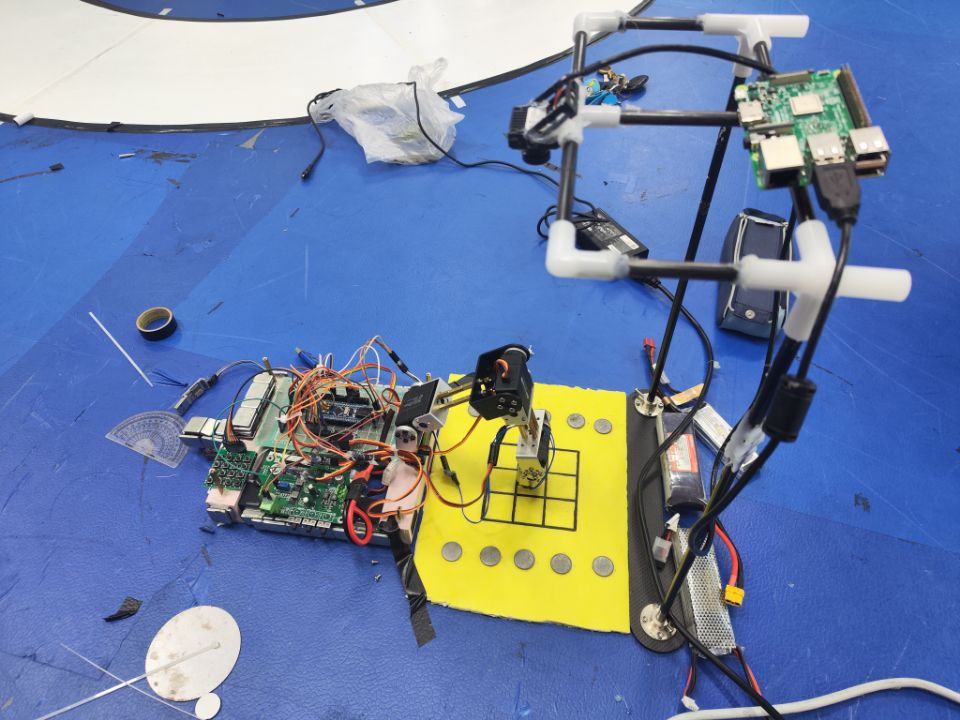
#> input picture 561839cc3a4db3967d90d58107e61e7f.jpg, 960 x 720 px, given in place of the camera
$ python process.py
#> lines starting #> are read from the running program, lines starting #| are printed output that depends on the picture; after the words box and inside, x2 and y2 are one past the last pixel; in counts of white or black regions, pixels touching at a corner belong together
import cv2
import numpy as np

cX_dingwei, cY_dingwei = 0, 0
# 打开摄像头
cap = cv2.VideoCapture(0)

chosed_black = 0
count_flag = 0
y_count_flag = 0#抓棋子的x标志位
catch_qizi_flag = 0 #抓棋子的标志位

place_where_num = 0 #下位机发来的选择哪个格子的标志位
biaoding_flag = 0 #
# 第四个任务
fourth_task_plack = 0#第四个任务接收下位机的放置位置的标志位
bisheng_flag = 0
# 各种列表 ——————————————————————————————————————————————————————
# 将棋盘中的九宫格各个宫格存在 1*9 的列表中
grid_coordinates = np.zeros((1, 9, 2), dtype=int)

# 棋盘部分霍夫圆的坐标列表
black_centers_mid = []
white_centers_mid = []
previous_white_centers_mid = []

# 棋盘两边棋子的坐标列表
black_centers = []
white_centers = []

# 棋盘中已经放好了的棋子的坐标

# 初始化棋盘状态，0表示空位，1表示黑棋，2表示白棋
board = np.zeros((3, 3), dtype=int)
previous_board = np.zeros((3, 3), dtype=int)  # 用于保存之前的棋盘状态


# ——————————————————————————————————————————————————————————————————


# 四个点定义的坐标
src_points = np.array([[193, 98], [495, 103], [190, 290], [494, 293]], dtype="float32")
# 目标点，定义变换后图像的大小
dst_points = np.array([[0, 0], [300, 0], [0, 200], [300, 200]], dtype="float32")


# 黑白棋子的阈值
def threshold_frame(frame, mask):
    # 设置黑色和白色的阈值
    black_lower = np.array([0, 0, 0])
    black_upper = np.array([179, 146, 147])

    white_lower = np.array([0, 0, 173])
    white_upper = np.array([173, 63, 255])

    DINGWEI_lower = np.array([0, 144, 128])
    DINGWEI_upper = np.array([22, 255, 255])

    # 转换为HSV颜色空间
    hsv = cv2.cvtColor(frame, cv2.COLOR_BGR2HSV)

    # 对图像进行阈值处理
    mask_black = cv2.inRange(hsv, black_lower, black_upper)
    mask_white = cv2.inRange(hsv, white_lower, white_upper)
    mask_dingwei = cv2.inRange(hsv, DINGWEI_lower, DINGWEI_upper)

    # 仅保留感兴趣区域
    mask_black = cv2.bitwise_and(mask_black, mask_black, mask=mask)
    mask_white = cv2.bitwise_and(mask_white, mask_white, mask=mask)

    return mask_black, mask_white, mask_dingwei

# [11 lines of commented-out code are left out]
def find_squares(edges):
    contours, _ = cv2.findContours(edges, cv2.RETR_TREE, cv2.CHAIN_APPROX_SIMPLE)
    squares = []
    grid_coordinates = np.zeros((3, 3, 2), dtype=int)  # 用于存储九宫格坐标
    for contour in contours:
        epsilon = 0.03 * cv2.arcLength(contour, True)
        approx = cv2.approxPolyDP(contour, epsilon, True)
        if len(approx) == 4:  # 只考虑四边形
            area = cv2.contourArea(approx)
            if 200 < area < 5000:  # 过滤掉太小或太大的轮廓
                squares.append(approx)
    return squares


# [17 lines left out: functions get_center, get_square_center, not called in this run]

def create_roi_mask(frame_shape, x_ranges):
    mask = np.zeros(frame_shape[:2], dtype=np.uint8)
    for x_range in x_ranges:
        mask[:, x_range[0]:x_range[1]] = 255
    return mask

def sort_and_store_coordinates(centers):
    return sorted(centers, key=lambda coord: coord[1])

def remove_duplicates_and_limit_centers(centers, threshold=5, limit=5):
    unique_centers = []
    for center in centers:
        if all(np.linalg.norm(np.array(center) - np.array(unique_center)) > threshold for unique_center in unique_centers):
            unique_centers.append(center)
        if len(unique_centers) == limit:
            break
    return unique_centers
def img_process(frame):
    global cX_dingwei, cY_dingwei
    canny_thresh1 = cv2.getTrackbarPos("Canny Thresh1", "Trackbars")
    canny_thresh2 = cv2.getTrackbarPos("Canny Thresh2", "Trackbars")
    gray = cv2.cvtColor(frame, cv2.COLOR_BGR2GRAY)
    blurred = cv2.GaussianBlur(gray, (5, 5), 0)

    edges = cv2.Canny(blurred, canny_thresh1, canny_thresh2)

    # 膨胀操作
    kernel = np.ones((3, 3), np.uint8)
    edges = cv2.dilate(edges, kernel, iterations=1)

    cv2.imshow("edges", edges)


    squares = find_squares(edges)


    # biaoding
    centers = []
    for square in squares:
        cX, cY = get_square_center(square)
        if cX>100 and cX <200:
            centers.append((cX, cY))

            # cv2.circle(frame, (cX, cY), 5, (0, 0, 255), -1)
            # cv2.drawContours(frame, [square], 0, (0, 255, 0), 2)
        if len(centers) == 9:
            # 按照 cY 坐标倒序排序
            centers_sorted = sorted(centers, key=lambda x: x[1], reverse=True)
            for i in range(9):
                grid_coordinates[0, i] = centers_sorted[i]
        # print('centers', grid_coordinates)


    # # 显示中心坐标
    # for center in centers:
    #     cv2.putText(frame, f'({center[0]},{center[1]})', (center[0] - 20, center[1] - 10), cv2.FONT_HERSHEY_SIMPLEX,
    #                 0.5, (255, 0, 0), 1)

    mask = np.zeros(frame.shape[:2], dtype=np.uint8)
    frame_qizi = frame.copy()
    frame_qizi = cv2.GaussianBlur(frame_qizi, (5, 5), 0)

    # frame_qizi = cv2.erode(frame_qizi,(7, 7), 0)

    roi_mask = create_roi_mask(frame_qizi.shape, [(0, 400), (650, frame.shape[1])])

    # 对于黑白棋子的阈值提取
    mask_black, mask_white, mask_dingwei = threshold_frame(frame_qizi, roi_mask)
    # 自适应阈值处理
    gray_black = cv2.bitwise_and(gray, gray, mask=mask_black)
    gray_white = cv2.bitwise_and(gray, gray, mask=mask_white)
    adaptive_thresh_black = cv2.adaptiveThreshold(gray_black, 255, cv2.ADAPTIVE_THRESH_GAUSSIAN_C,
                                                  cv2.THRESH_BINARY_INV, 7, 2)
    adaptive_thresh_white = cv2.adaptiveThreshold(gray_white, 255, cv2.ADAPTIVE_THRESH_GAUSSIAN_C,
                                                  cv2.THRESH_BINARY_INV, 7, 2)

    # 形态学操作
    kernel = np.ones((3, 3), np.uint8)
    adaptive_thresh_black = cv2.morphologyEx(adaptive_thresh_black, cv2.MORPH_CLOSE, kernel)
    adaptive_thresh_white = cv2.morphologyEx(adaptive_thresh_white, cv2.MORPH_CLOSE, kernel)

    # 裁剪感兴趣区域
    region_black = mask_black[150:350, 150:350]
    region_white = mask_white[150:350, 150:350]

    # # 霍夫圆检测
    # circles_black = cv2.HoughCircles(region_black, cv2.HOUGH_GRADIENT, dp=1.2, minDist=20, param1=50, param2=30,
    #                                  minRadius=5, maxRadius=30)
    # circles_white = cv2.HoughCircles(region_white, cv2.HOUGH_GRADIENT, dp=1.2, minDist=20, param1=50, param2=30,
    #                                  minRadius=5, maxRadius=30)


    # if circles_black is not None:
    #     circles_black = np.round(circles_black[0, :]).astype("int")
    #     for (x, y, r) in circles_black:
    #         black_centers_mid.append((x + 150, y + 150))  # 将区域内的坐标转换为原始图像的坐标
    #         cv2.circle(frame, (x + 150, y + 150), r, (0, 0, 0), 2)
    #         cv2.circle(frame, (x + 150, y + 150), 5, (0, 0, 255), -1)
    #         cv2.putText(frame, f'B({x + 150},{y + 150})', (x + 130, y + 140), cv2.FONT_HERSHEY_SIMPLEX, 0.5,
    #                     (255, 255, 255), 1)
    #
    #
    # if circles_white is not None:
    #     circles_white = np.round(circles_white[0, :]).astype("int")
    #     for (x, y, r) in circles_white:
    #         white_centers_mid.append((x + 150, y + 150))  # 将区域内的坐标转换为原始图像的坐标
    #         cv2.circle(frame, (x + 150, y + 150), r, (255, 255, 255), 2)
    #         cv2.circle(frame, (x + 150, y + 150), 5, (0, 0, 255), -1)
    #         cv2.putText(frame, f'W({x + 150},{y + 150})', (x + 130, y + 140), cv2.FONT_HERSHEY_SIMPLEX, 0.5, (0, 0, 0),
    #                     1)


    # 查找黑色和白色棋子的中心
    # 找到黑色和白色棋子的轮廓
    black_contours, _ = cv2.findContours(adaptive_thresh_black, cv2.RETR_TREE, cv2.CHAIN_APPROX_SIMPLE)
    white_contours, _ = cv2.findContours(adaptive_thresh_white, cv2.RETR_TREE, cv2.CHAIN_APPROX_SIMPLE)

    # black_contours, _ = cv2.findContours(mask_black, cv2.RETR_TREE, cv2.CHAIN_APPROX_SIMPLE)
    # white_contours, _ = cv2.findContours(mask_white, cv2.RETR_TREE, cv2.CHAIN_APPROX_SIMPLE)
    dingwei_contours, _ = cv2.findContours(mask_dingwei, cv2.RETR_TREE, cv2.CHAIN_APPROX_SIMPLE)

    #对两边的棋子进行标定---------------------------------------------------------
    for contour in black_contours:
        if cv2.contourArea(contour) > 200:  # 过滤掉小噪声
            perimeter = cv2.arcLength(contour, True)
            area = cv2.contourArea(contour)
            circularity = 4 * np.pi * (area / (perimeter * perimeter))
            if 0.7 < circularity < 1.3:  # 判断是否为圆形
                cX, cY = get_center(contour)
                black_centers.append((cX, cY))
                cv2.circle(frame, (cX, cY), 5, (0, 0, 0), -1)
                cv2.putText(frame, f'B({cX},{cY})', (cX - 20, cY - 10), cv2.FONT_HERSHEY_SIMPLEX, 0.5, (255, 255, 255),
                            1)

    for contour in white_contours:
        if cv2.contourArea(contour) > 200:  # 过滤掉小噪声
            perimeter = cv2.arcLength(contour, True)
            area = cv2.contourArea(contour)
            circularity = 4 * np.pi * (area / (perimeter * perimeter))
            if 0.7 < circularity < 1.2:  # 判断是否为圆形
                cX, cY = get_center(contour)
                white_centers.append((cX, cY))
                cv2.circle(frame, (cX, cY), 5, (255, 255, 255), -1)
                cv2.putText(frame, f'W({cX},{cY})', (cX - 20, cY - 10), cv2.FONT_HERSHEY_SIMPLEX, 0.5, (0, 0, 0), 1)
    #--------------------------------------------------------------------------------

    # 取最大轮廓
    if len(dingwei_contours) > 0:
        max_contour = max(dingwei_contours, key=cv2.contourArea)
        if cv2.contourArea(max_contour) > 150:  # 过滤掉小噪声
            cX_dingwei, cY_dingwei = get_center(max_contour)
            # print('dingwei_x', cX_dingwei)
            cv2.circle(frame, (cX_dingwei, cY_dingwei), 5, (255, 0, 125), -1)
            cv2.putText(frame, f'D({cX_dingwei},{cY_dingwei})', (cX_dingwei - 20, cY_dingwei - 10),
                        cv2.FONT_HERSHEY_SIMPLEX, 0.5, (0, 0, 0), 1)

    # 对放置在两边的棋子进行检测，并将坐标储存！ 一次标定即可
    sorted_black_centers = sort_and_store_coordinates(black_centers)
    sorted_white_centers = sort_and_store_coordinates(white_centers)
    # 对于black_centers和white_centers进行筛选
    sorted_black_centers = remove_duplicates_and_limit_centers(sorted_black_centers)
    sorted_white_centers = remove_duplicates_and_limit_centers(sorted_white_centers)

    print('black',sorted_black_centers)
    print('white',sorted_white_centers)
    cv2.imshow("Squares with Centers", frame)
    #
    cv2.imshow("Black Mask", mask_black)
    cv2.imshow("mask_white Mask", mask_white)

    # cv2.imshow("White Mask", mask_dingwei)
    cv2.imshow("mask_dingwei", mask_dingwei)

    return sorted_black_centers, sorted_white_centers, cX_dingwei, cY_dingwei,grid_coordinates,white_centers_mid

def nothing(x):
    pass

# [55 lines left out: functions target_x_err, target_y_err, target_x_err_place_qizi, target_y_err_place_qizi, not called in this run]


# 判断人把黑棋放在哪里了---------------------------------------------
# 假设这是接收到的按钮按下的标志位
button_pressed = False

# [15 lines left out: function detect_black_piece, not called in this run]

def detect_white_piece(white_centers, grid_coordinates):
    # 检测白棋位置
    for (x, y) in white_centers:
        min_distance = float('inf')
        closest_row, closest_col = -1, -1
        for i in range(3):
            for j in range(3):
                grid_x, grid_y = grid_coordinates[0, i * 3 + j]
                distance = np.sqrt((x - grid_x) ** 2 + (y - grid_y) ** 2)
                if distance < min_distance:
                    min_distance = distance
                    closest_row, closest_col = i, j
        if closest_row != -1 and closest_col != -1:
            board[closest_row, closest_col] = 2  # 更新棋盘状态，2表示白棋
            print(f"Detected white piece at grid ({closest_row}, {closest_col})")

def find_winning_move(board, piece):
    # 检查是否有即将连成三子的情况，返回可以获胜的坐标
    # 横 竖 直
    for row in range(3):
        if board[row, 0] == board[row, 1] == piece and board[row, 2] == 0:
            return (row, 2)
        if board[row, 0] == board[row, 2] == piece and board[row, 1] == 0:
            return (row, 1)
        if board[row, 1] == board[row, 2] == piece and board[row, 0] == 0:
            return (row, 0)
    for col in range(3):
        if board[0, col] == board[1, col] == piece and board[2, col] == 0:
            return (2, col)
        if board[0, col] == board[2, col] == piece and board[1, col] == 0:
            return (1, col)
        if board[1, col] == board[2, col] == piece and board[0, col] == 0:
            return (0, col)
    if board[0, 0] == board[1, 1] == piece and board[2, 2] == 0:
        return (2, 2)
    if board[0, 0] == board[2, 2] == piece and board[1, 1] == 0:
        return (1, 1)
    if board[1, 1] == board[2, 2] == piece and board[0, 0] == 0:
        return (0, 0)
    if board[0, 2] == board[1, 1] == piece and board[2, 0] == 0:
        return (2, 0)
    if board[0, 2] == board[2, 0] == piece and board[1, 1] == 0:
        return (1, 1)
    if board[1, 1] == board[2, 0] == piece and board[0, 2] == 0:
        return (0, 2)
    return None

# [65 lines left out: functions calculate_white_piece_move, place_white_piece, check_winner, detect_and_correct_moved_piece, not called in this run]

def move_piece_back(position):
    # 实现将棋子移动到指定位置的逻辑
    print(f"Moving piece back to {position}")
    # 这里需要加入实际的控制代码来移动棋子

# 第四个任务
def fourth_task(board):

    # 先检查是否可以三连
    move = find_winning_move(board, 1)   # 1表示黑棋
    if move:
        return move

    # 再检查是否有需要防守的情况
    move = find_winning_move(board, 2)  # 2表示白棋
    if move:
        return move


    #第一步下棋 fourth_task_plack 1~9
    if np.all(board == 0) and fourth_task_plack is not None:
        row = fourth_task_plack // 3
        col = fourth_task_plack % 3
        return board[row, col]

    #装置把黑棋放在中间
    if board[1, 1] == 1 and np.all(board[np.array([[0, 0], [0, 1], [0, 2], [1, 0], [1, 2], [2, 0], [2, 1], [2, 2]])] == 0):
        bisheng_flag = 1

    if bisheng_flag == 1 and board[1, 1] == 1 and np.all(board[np.array(([1,0],[1,2],[0,1],[2,1]))] == 2):
        bisheng_flag = 2

    # 如果bisheng_flag为2，黑棋必须下在对角线的一个位置
    if bisheng_flag == 2:
        # 对角线位置的映射
        diag_moves = {
            0: (2, 2),
            2: (0, 0),
            6: (0, 2),
            8: (2, 0)
        }

        # 确定当前白棋的位置并找到一个空的对角位置
        for (i, j) in [0, 2, 6, 8]:
            row, col = divmod(i, 3)
            if board[row, col] == 0:
                print(f"Move black piece to diagonal position ({row}, {col})")
                return (row, col)

    if bisheng_flag == 0:
        # 如果没有需要防守的情况，随机选择一个空位
        for row in range(3):
            for col in range(3):
                if board[row, col] == 0:
                    return (row, col)


# 定义黄色的HSV范围
lower_yellow = np.array([20, 100, 100])
upper_yellow = np.array([30, 255, 255])
# 创建窗口和滑动条
cv2.namedWindow("Trackbars")
cv2.createTrackbar("Canny Thresh1", "Trackbars", 50, 255, nothing)
cv2.createTrackbar("Canny Thresh2", "Trackbars", 150, 255, nothing)

while True:
    ret, frame = cap.read()
#> frame is the input picture: shape (720, 960, 3); mean B, G, R 165.7, 129.1, 109.9

    if not ret:
        break
    # 获取透视变换矩阵
    M = cv2.getPerspectiveTransform(src_points, dst_points)
    # 进行透视变换
    warped = cv2.warpPerspective(frame, M, (300, 200))
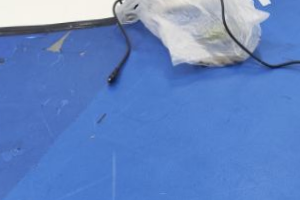
#> warped: shape (200, 300, 3); mean B, G, R 194, 132.3, 98.2
    # # 转换为HSV颜色空间
    # hsv = cv2.cvtColor(frame, cv2.COLOR_BGR2HSV)
    #
    # # 创建遮罩，过滤出黄色区域
    # mask = cv2.inRange(hsv, lower_yellow, upper_yellow)
    #
    # # 对遮罩应用一些形态学操作以消除噪点
    # mask = cv2.erode(mask, None, iterations=2)
    # mask = cv2.dilate(mask, None, iterations=2)
    #
    # # 寻找轮廓
    # contours, _ = cv2.findContours(mask, cv2.RETR_EXTERNAL, cv2.CHAIN_APPROX_SIMPLE)
    #
    # for contour in contours:
    #     # 忽略太小的轮廓
    #     if cv2.contourArea(contour) < 300:
    #         continue
    #
    #     # 计算边界框
    #     x, y, w, h = cv2.boundingRect(contour)
    #
    #     # 提取黄色边框内的图像
    #     frame = frame[y+10:y + h-10, x+5:x + w-10]
    # cv2.imshow('Original', frame)
    sorted_black_centers_current, sorted_white_centers_current, cx_dingwei_current, cy_dingwei_current ,grid_coordinates, white_centers_mid= img_process(warped)
#> in img_process, `gray = cv2.cvtColor(frame, cv2.COLOR_BGR2GRAY)`:
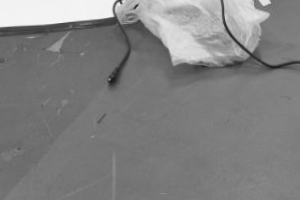
#> gray: shape (200, 300); min 26, max 247, mean 129.1
#> in img_process, `edges = cv2.Canny(blurred, canny_thresh1, canny_thresh2)`:
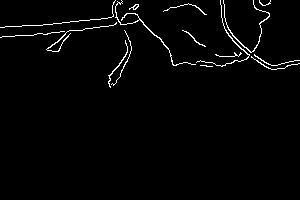
#> edges: shape (200, 300); 2.1% white in thin lines or dots, all inside (x1, y1, x2, y2) = (0, 0, 300, 88)
#> in img_process, `edges = cv2.dilate(edges, kernel, iterations=1)`:
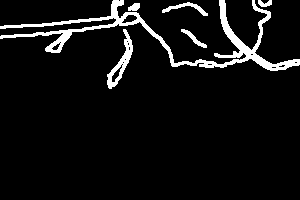
#> edges: shape (200, 300); 6.7% white; 6 white regions
#> in find_squares, `contours, _ = cv2.findContours(edges, cv2.RETR_TREE, cv2.CHAIN_APPROX_..`: contours = 21 contours, 12 with area under 20; largest, box (x1, y1, x2, y2) and area: (0, 0, 300, 71) 2573, (107, 29, 133, 89) 464, (162, 2, 208, 16) 137, (181, 29, 207, 48) 96, (121, 14, 138, 24) 88
#> the loop in find_squares, `for contour in contours:` made 21 passes
#> (epsilon, approx, area) on passes 1, 11: (2.05, [[181, 29], [195, 43], [206, 47], [189, 31]], 96), (3.27, [[207, 15], [189, 2], [162, 10], [190, 5]], 65)
#> epsilon on passes 2, 3, 7, 8, 10, 12: 4.49, 1.39, 0.29, 0.23, 0.982, 1.15
#> after the loop in find_squares, `for contour in contours:`: squares = []
#> after the loop in img_process, `for square in squares:`: grid_coordinates = [[0, 0], [0, 0], [0, 0], [0, 0], [0, 0], [0, 0], [0, 0], [0, 0], [0, 0]]
#> in threshold_frame, `hsv = cv2.cvtColor(frame, cv2.COLOR_BGR2HSV)`: hsv: shape (200, 300, 3); mean H, S, V 104.8, 126.7, 194.5
#> in threshold_frame, `mask_black = cv2.inRange(hsv, black_lower, black_upper)`: mask_black: shape (200, 300); 4.3% white; 9 white regions (5 under 20 px), largest, box (x1, y1, x2, y2) and area: (0, 0, 162, 85) 1757, (183, 0, 300, 68) 750, (207, 35, 222, 40) 40, (253, 59, 264, 67) 20
#> in threshold_frame, `mask_white = cv2.inRange(hsv, white_lower, white_upper)`:
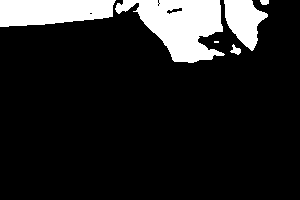
#> mask_white: shape (200, 300); 13.4% white; 6 white regions (1 under 20 px), largest, box (x1, y1, x2, y2) and area: (115, 0, 225, 63) 3997, (0, 0, 116, 27) 2591, (224, 0, 268, 51) 1333, (230, 44, 241, 55) 63, (260, 0, 269, 5) 39
#> in threshold_frame, `mask_dingwei = cv2.inRange(hsv, DINGWEI_lower, DINGWEI_upper)`: mask_dingwei: shape (200, 300); every value is 0
#> in img_process, `gray_white = cv2.bitwise_and(gray, gray, mask=mask_white)`:
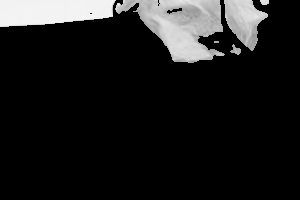
#> gray_white: shape (200, 300); min 0, max 247, mean 27.9
#> in img_process, `adaptive_thresh_black = cv2.adaptiveThreshold(gray_black, 255, cv2.ADA..`: adaptive_thresh_black: shape (200, 300); 5.8% white in thin lines or dots, all inside (x1, y1, x2, y2) = (0, 0, 300, 87)
#> in img_process, `adaptive_thresh_white = cv2.adaptiveThreshold(gray_white, 255, cv2.ADA..`: adaptive_thresh_white: shape (200, 300); 4.9% white; 109 white regions (93 under 20 px), largest, box (x1, y1, x2, y2) and area: (0, 0, 272, 66) 1814, (177, 3, 210, 26) 182, (199, 2, 219, 25) 83
#> in img_process, `adaptive_thresh_black = cv2.morphologyEx(adaptive_thresh_black, cv2.MO..`: adaptive_thresh_black: shape (200, 300); 7.6% white; 4 white regions (1 under 20 px), largest, box (x1, y1, x2, y2) and area: (0, 0, 164, 87) 2716, (181, 0, 300, 71) 1796, (0, 56, 6, 66) 36
#> in img_process, `adaptive_thresh_white = cv2.morphologyEx(adaptive_thresh_white, cv2.MO..`:
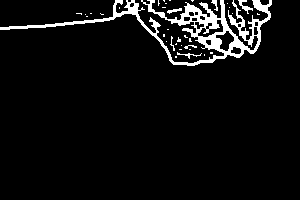
#> adaptive_thresh_white: shape (200, 300); 6% white; 36 white regions (29 under 20 px)
#> in img_process, `region_black = mask_black[150:350, 150:350]`: region_black: shape (50, 150); every value is 0
#> in img_process, `black_contours, _ = cv2.findContours(adaptive_thresh_black, cv2.RETR_T..`: black_contours = 34 contours, 7 with area under 20; largest, box (x1, y1, x2, y2) and area: (0, 0, 164, 87) 3128, (181, 0, 300, 71) 1970, (201, 55, 248, 69) 320, (78, 18, 108, 26) 142, (19, 25, 40, 32) 92
#> in img_process, `white_contours, _ = cv2.findContours(adaptive_thresh_white, cv2.RETR_T..`: white_contours = 51 contours, 36 with area under 20; largest, box (x1, y1, x2, y2) and area: (0, 0, 272, 66) 3162, (215, 30, 235, 52) 217, (197, 19, 224, 38) 190, (230, 46, 242, 55) 66, (194, 21, 205, 30) 50
#> in img_process, `dingwei_contours, _ = cv2.findContours(mask_dingwei, cv2.RETR_TREE, cv..`: dingwei_contours = []
#> the loop in img_process, `for contour in black_contours:` made 34 passes
#> (perimeter, area, circularity) on passes 2, 4, 10: (428.8, 1970.5, 0.135), (129.6, 320, 0.239), (596, 3128.5, 0.111)
#> contour on pass 5: [[222, 61], [221, 62], [221, 63], [224, 63]]
#> the loop in img_process, `for contour in white_contours:` made 51 passes
#> (perimeter, area, circularity) on passes 36, 39: (1568.8, 3161.5, 0.0161), (69.94, 217, 0.557)
#> contour on passes 1, 2, 3, 5, 6, 8: [[175, 56], [175, 57], [176, 57], [176, 56]], [[204, 54], [204, 55]], [[210, 52], [210, 53], [212, 53], [212, 52]], [[189, 49], [190, 49]], [[179, 49], [181, 49]], [[181, 45]]
#| black []
#| white []
#> sorted_black_centers_current = []; sorted_white_centers_current = []; cx_dingwei_current = 0; cy_dingwei_current = 0; white_centers_mid = []
    # [35 lines of commented-out code are left out]
    detect_white_piece(sorted_white_centers_current, grid_coordinates)
#> after the loop in detect_white_piece, `for (x, y) in white_centers:`: board = [[0, 0, 0], [0, 0, 0], [0, 0, 0]]
    move = fourth_task(board)
#> move = 0
    # 任务五 人执黑棋先行，装置能正确放置白棋子以保持不输棋。-------------------------------------------------------------------------


    # if button_pressed:#如果收到指令
    #     # # 检测并纠正移动的棋子
    #     # detect_and_correct_moved_piece(white_centers_mid, previous_white_centers_mid)
    #
    #     # 检测黑棋位置
    #     detect_black_piece(sorted_black_centers_current, grid_coordinates)
    #     # 计算装置的下一步棋
    #     move = calculate_white_piece_move(board)
    #     print(move)

        # if move:
        #     row, col = move
        #     next_piece_point = place_white_piece(row, col ,grid_coordinates)
        # winner = check_winner(board)
        # if winner:
        #     print(f"{winner} wins!")
        #     break
        # button_pressed = False

    # 任务六------------------------------------------------------------------------
            #输入目标坐标点，然后抓棋子，放棋子
         # # 重置按钮标志位
        # button_pressed = False


    if cv2.waitKey(1) & 0xFF == ord('q'):
#> (key q is pressed here)
        break

cap.release()
cv2.destroyAllWindows()
